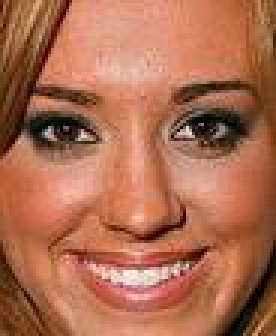
#> input picture face and gender recognition/Eigenfaces/celebrity_faces/1.jpg, 92 x 112 px, found by its file name (shown 3 times larger)
$ python histTest.py
#> lines starting #> are read from the running program, lines starting #| are printed output that depends on the picture
# -*- coding: utf-8 -*-
"""
Created on Fri Nov 10 20:12:17 2017

@author: prate
"""
import cv2
im = cv2.imread('1.jpg',0)         #当前目录下的图片：vi.png
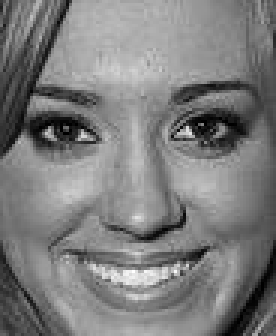
#> im: shape (112, 92) (shown 3 times larger); min 0, max 255, mean 124.8
cv2.imshow('image1', im)
cv2.waitKey(0)

eq = cv2.equalizeHist(im)         #灰度图片直方图均衡化
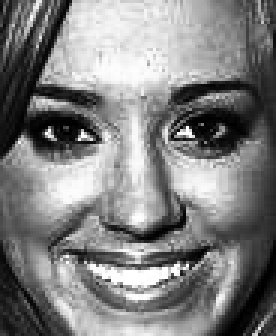
#> eq: shape (112, 92) (shown 3 times larger); min 0, max 255, mean 128.1
cv2.imshow('image2',eq)
cv2.waitKey(0)

cv2.imwrite('vi2.jpg',eq)

$ run again, with face and gender recognition/Eigenfaces/celebrity_faces/3.jpg copied over face and gender recognition/Eigenfaces/celebrity_faces/1.jpg
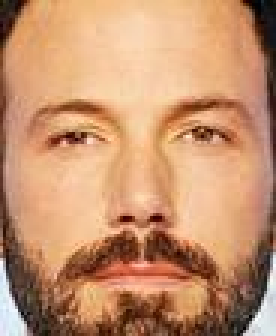
#> input picture face and gender recognition/Eigenfaces/celebrity_faces/3.jpg, 92 x 112 px, found by its file name (shown 3 times larger)
#> `im = cv2.imread('1.jpg',0)`:
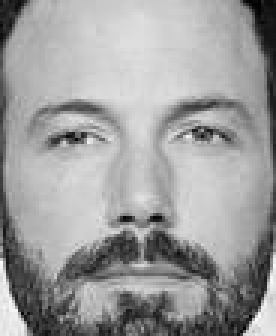
#> im: shape (112, 92) (shown 3 times larger); min 0, max 255, mean 157.4
#> `eq = cv2.equalizeHist(im)`:
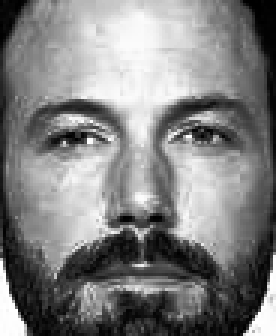
#> eq: shape (112, 92) (shown 3 times larger); min 0, max 255, mean 128.5

$ run again, with face and gender recognition/Eigenfaces/celebrity_faces/5.jpg copied over face and gender recognition/Eigenfaces/celebrity_faces/1.jpg
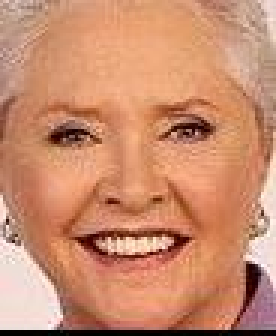
#> input picture face and gender recognition/Eigenfaces/celebrity_faces/5.jpg, 92 x 112 px, found by its file name (shown 3 times larger)
#> `im = cv2.imread('1.jpg',0)`:
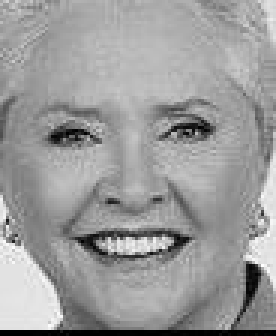
#> im: shape (112, 92) (shown 3 times larger); min 0, max 255, mean 155.4
#> `eq = cv2.equalizeHist(im)`:
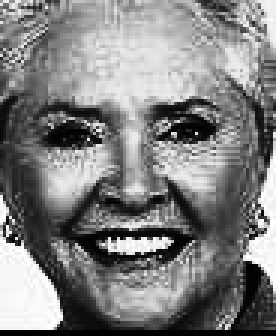
#> eq: shape (112, 92) (shown 3 times larger); min 0, max 255, mean 127.6
